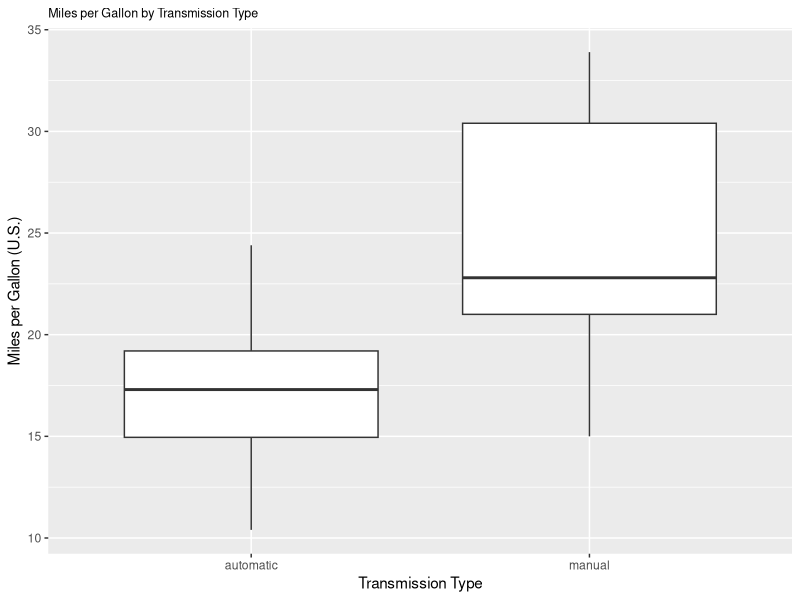
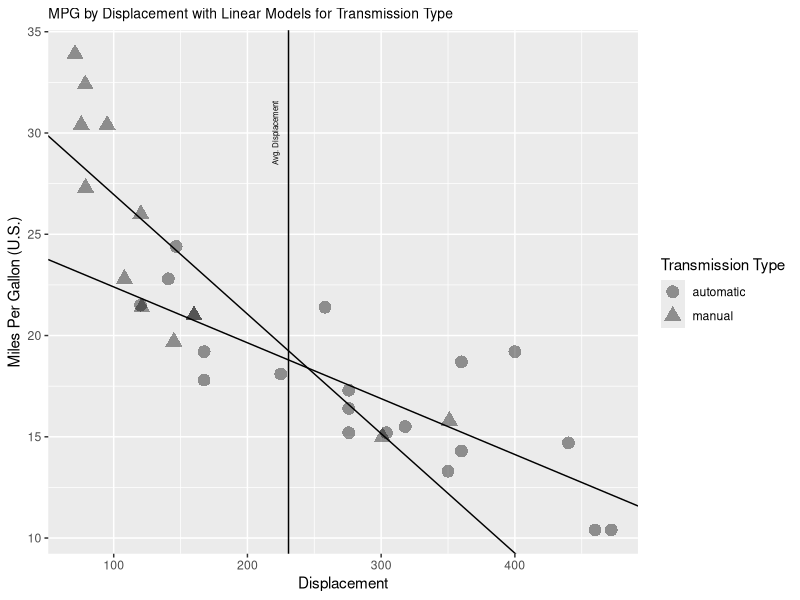
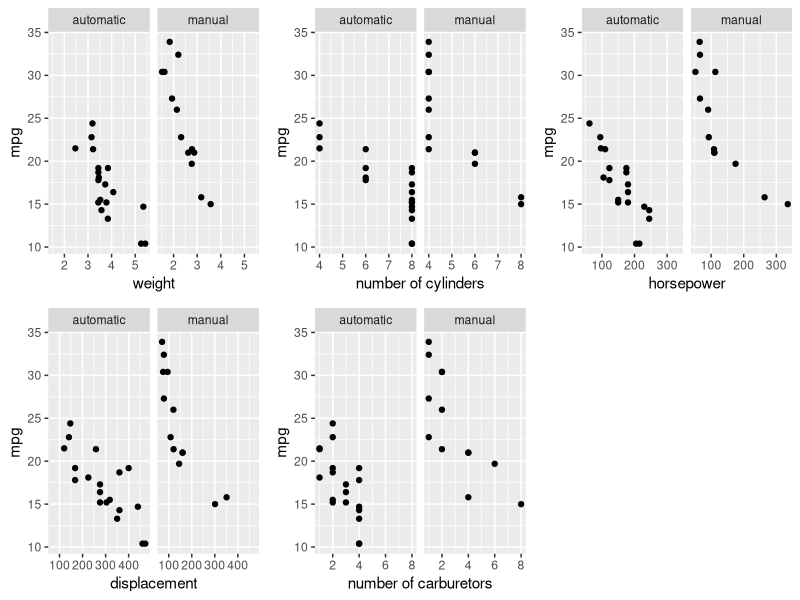
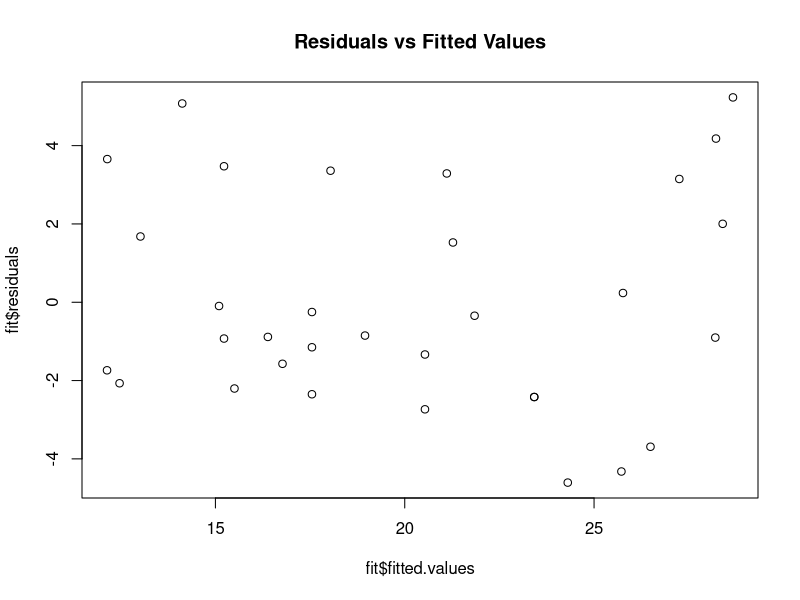
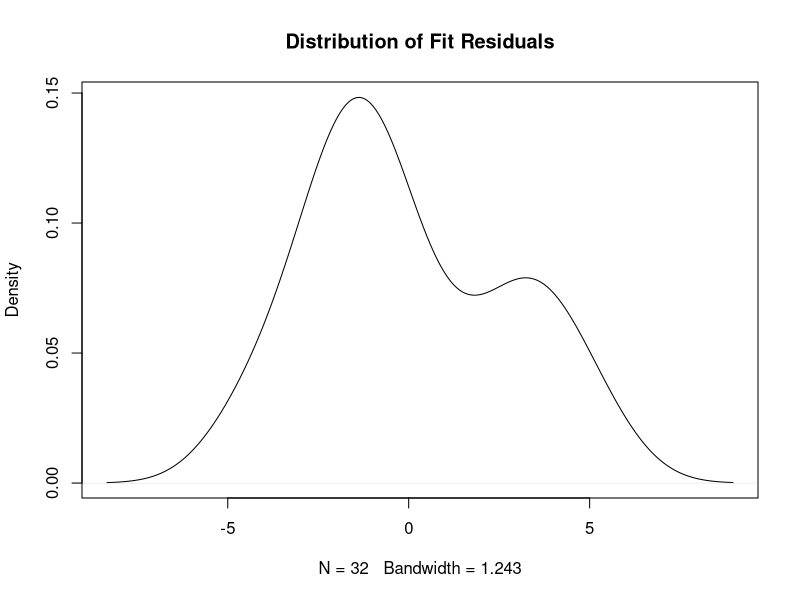
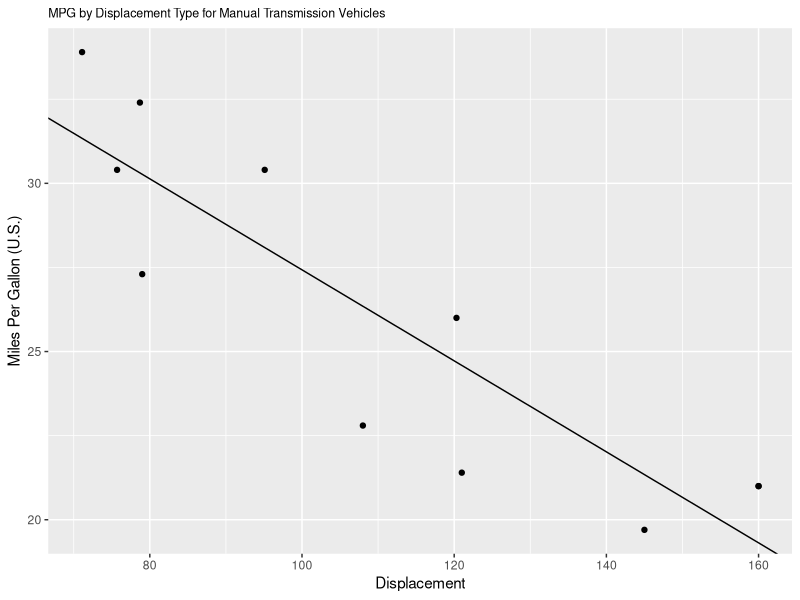

Generate these figures, in order, with R:
## ---- chunk 1

library(ggplot2)
library(gridExtra)

# calling up and cloning data set for analysis
# converting am variable to factor
data(mtcars)
analysis <- mtcars
analysis$am <- sapply(analysis$am, function(x) ifelse(x==0, "automatic","manual"))

p <- ggplot(analysis) + geom_boxplot(aes(x=am,y=mpg)) +
  xlab("Transmission Type") +
  ylab("Miles per Gallon (U.S.)") +
  ggtitle("Miles per Gallon by Transmission Type") +
  theme(plot.title=element_text(size=9))
p

## ---- chunk 2
library(knitr)
fit <- lm(mpg ~ disp * factor(am), data = analysis)

kable(summary(fit)$coef, digits=3)

## ---- chunk 3
modelp <- ggplot(analysis) +
  geom_point(aes(x=disp,y=mpg, shape=am), size=4, alpha=0.4) +
  geom_abline(intercept = coef(fit)[1], slope=coef(fit)[2]) +
  geom_abline(intercept = coef(fit)[1] + coef(fit)[3],
              slope=coef(fit)[2] + coef(fit)[4]) +
  geom_vline(xintercept=mean(analysis$disp)) +
  xlab("Displacement") +
  ylab("Miles Per Gallon (U.S.)") +
  labs(shape="Transmission Type") +
  ggtitle("MPG by Displacement with Linear Models for Transmission Type") +
  theme(plot.title=element_text(size=10)) +
  annotate("text",
           label="Avg. Displacement",
           x=mean(analysis$disp) - 10,
           y=30,
           angle=90,
           size=2)
  
modelp
## ---- chunk 4
transa <- subset(analysis,am=="automatic") 
transm <- subset(analysis,am=="manual")

t.test(transa$mpg,transm$mpg)
## ---- chunk 5
p.wt <- ggplot(analysis) + geom_point(aes(x=wt,y=mpg)) + facet_grid(.~am) +
  xlab("weight")

p.cyl <- ggplot(analysis) + geom_point(aes(x=cyl,y=mpg)) + facet_grid(.~am) +
  xlab("number of cylinders")

p.hp <- ggplot(analysis) + geom_point(aes(x=hp,y=mpg)) + facet_grid(.~am) +
  xlab("horsepower")

p.disp <- ggplot(analysis) + geom_point(aes(x=disp,y=mpg)) + facet_grid(.~am) +
  xlab("displacement")

p.carb <- ggplot(analysis) + geom_point(aes(x=carb,y=mpg)) + facet_grid(.~am) +
  xlab("number of carburetors")

grid.arrange(p.wt,p.cyl,p.hp, p.disp,p.carb,ncol=3,nrow=2)
## ---- chunk 6
plot(x=fit$fitted.values,y=fit$residuals, main="Residuals vs Fitted Values")
## ---- chunk 7
d <- density(fit$residuals)
plot(d, main="Distribution of Fit Residuals")
## ---- chunk 8
testfit <- lm(mpg ~ disp, data=transm) 
hatvalues <- round(hatvalues(testfit),2)
kable(hatvalues)
## ---- chunk 9
# remove two outliers
transm <- transm[-12,]
transm <- transm[-10,]
testfit <- lm(mpg ~ disp, data=transm) 

noleverage <- ggplot(transm) + geom_point(aes(x=disp,y=mpg)) +
  geom_abline(intercept=coef(testfit)[1], slope=coef(testfit)[2]) +
  xlab("Displacement") +
  ylab("Miles Per Gallon (U.S.)") +
  ggtitle("MPG by Displacement Type for Manual Transmission Vehicles")  +
  theme(plot.title=element_text(size=9))
noleverage
